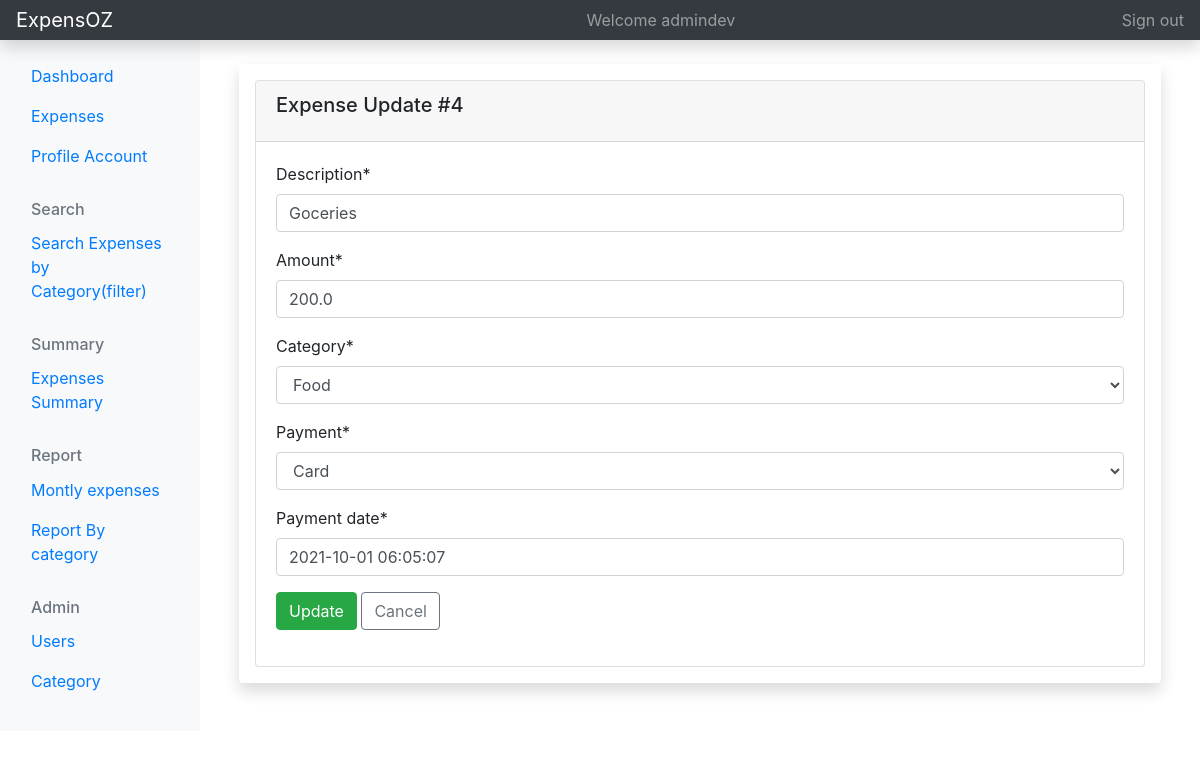
The page /expense/4/update/ (signed in) on the database its author committed.
### expense/models.py (models this page shows, shortened)
class Expense(models.Model):
    description=models.CharField(max_length=200)
    amount= models.FloatField()
    category = models.ForeignKey(Category, on_delete=models.CASCADE)
    payment = models.ForeignKey(Payment, on_delete=models.CASCADE,null=True)
    payment_date= models.DateTimeField(default=now)
    created_on= models.DateTimeField(auto_now_add=True)
    last_modified= models.DateTimeField(auto_now=True)
    author = models.ForeignKey(User, default=True, on_delete=models.CASCADE)
    class Meta:
        ordering = ['-created_on']

### expense/views.py (the view)
# urls.py: path('<int:pk>/update/', ExpenseUpdateView.as_view(), name='expense-update'),
class ExpenseUpdateView(UpdateView):
    model = Expense
    template_name = 'expense/expense_update.html'
    fields = ['description','amount','category','payment','payment_date']

### expense/models.py (called while the page is built)
    def __str__(self):
        return self.name

    def __str__(self):
        return self.name

### expense/templates/expense/expense_update.html (shortened to what this page needs)
{% extends 'expense/base.html'%}
{% load crispy_forms_tags %}
{% block content %}
<div class="container mt-4"">
<div class="shadow p-3 mb-5 bg-white rounded">
<div class="card">
    <div class="card-header">
        <h5 class="card-title">Expense Update #{{expense.id}} </h5>
    </div>
    <div class="card-body">
        	<form method="POST" enctype="multipart/form-data">
            {{form|crispy}}
            <button type="submit" class="btn btn-success" href="{% url 'expense-update' expense.id %}">Update</button>
            <a class="btn btn-outline-secondary" href="{% url 'expense-list'  %}"> Cancel</a>
        </form>
    </div>
</div>
</div>
</div>
{% endblock %}

### expense/templates/expense/base.html (shortened to what this page needs)
<html lang="en">
  <head>
    <link rel="stylesheet"  href="https://cdn.jsdelivr.net/npm/bootstrap@4.6.0/dist/css/bootstrap.min.css">
  <link rel="stylesheet" href=" https://cdnjs.cloudflare.com/ajax/libs/font-awesome/6.0.0-beta2/css/all.min.css">
  <link rel="stylesheet" href=" https://cdnjs.cloudflare.com/ajax/libs/font-awesome/6.0.0-beta2/css/all.min.css">
  </head>
  <body>
<header class="navbar navbar-dark sticky-top bg-dark flex-md-nowrap p-0 shadow">
  <a class="navbar-brand col-md-3 col-lg-2 me-0 px-3" href="#">ExpensOZ</a>
  <div class="navbar-nav">
    <div class="nav-item text-nowrap">
      <a class="nav-link px-3">Welcome {{user}}</a>
    </div>
  </div>
  <div class="navbar-nav">
    <div class="nav-item text-nowrap">
      <a class="nav-link px-3" href="{% url 'logout'%}">Sign out</a>
    </div>
  </div>
</header>
<div class="container-fluid">
  <div class="row">
  {%  include 'partials/_sidebar.html' %}
    <main class="col-md-9 ms-sm-auto col-lg-10 px-md-4">
      {% block content %}
      {% endblock  %}
    </main>
  </div>
</div>
  </body>
</html>

### rows shown on the page
Expense: id "4", description "Goceries", amount "200.0", category "Food", payment "Card", payment_date "2021-10-01 06:05:07"

### other values the page prints
{{ user }} "admindev"
